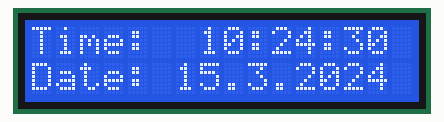
This sketch was run on a simulated Arduino Uno, built with avr-gcc and run on an emulated ATmega328P. Parts: 16×2 character LCD. Wiring (inferred from the names in the program): DS1307 clock at I2C address 0x68. The local clock reads 2024-03-15 10:24:30 at power-on unless the sketch sets it.

Above: at 0.1 s.
At 4.3 s:
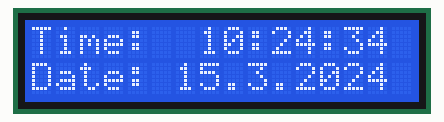
At 9.4 s:
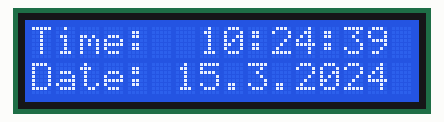
At 18.7 s:
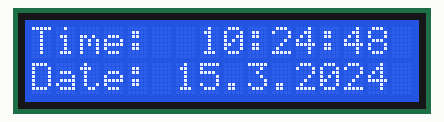
At 28.0 s:
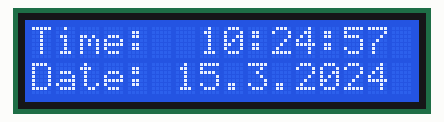
At 38.3 s:
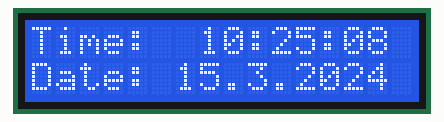

Measured:
- what the display in image 1 shows lasts 1.1 s, from 4.2 s to 5.3 s

The sketch:

RTC_unixtime_I2Caddress.ino
```cpp
#include<Wire.h>
#define TIME_MSG_LEN 11
#define TIME_HEADER 'T'
#include<Time.h>
#include<DS1307RTC.h>
#include <LiquidCrystal_I2C.h>

#define I2C_ADDR 0x27
#define BACKLIGHT_PIN 3
#define En_pin 2
#define Rw_pin  1
#define Rs_pin  0
#define D4_pin  4
#define D5_pin  5
#define D6_pin  6
#define D7_pin  7
LiquidCrystal_I2C  lcd(I2C_ADDR, En_pin, Rw_pin, Rs_pin, D4_pin, D5_pin, D6_pin, D7_pin);
const byte DS1307_CTRL_ID = 0x68;
const byte NumberofFields=7;

int Second;
int Minute;
int Hour;
int Day;
int Wday;
int Month;
int Year;

void setup()
  {
    lcd.begin (16, 2);
  lcd.setBacklightPin(BACKLIGHT_PIN, POSITIVE);
  lcd.setBacklight(HIGH);
    Serial.begin(9600);
    Wire.begin();
    setSyncProvider(RTC.get);


  }

void loop()
  {
    if(Serial.available())
    {
      time_t t=processSyncMessage();
      if(t>0)
        {
          RTC.set(t);
          setTime(t);
        }

    }

    Wire.beginTransmission(DS1307_CTRL_ID);
    Wire.write(0x00);
    Wire.endTransmission();
     // request the 7 data fields (secs,min,hr,dow,date,mth,yr)
    Wire.requestFrom(DS1307_CTRL_ID,NumberofFields);

    Second = bcd2dec(Wire.read()&0x7f);
    Minute = bcd2dec(Wire.read());
    Hour   = bcd2dec(Wire.read()& 0x3f);
    Wday   = bcd2dec(Wire.read());
    Day    = bcd2dec(Wire.read());
    Month  = bcd2dec(Wire.read());
    Year   = bcd2dec(Wire.read());
    Year   = Year+2000; // RTC year 0 is year 2000

     if(timeStatus()!=timeSet)
      lcd.print("unable to sync with RTC");
    else
    digitalClockDisplay();
    delay(1000);
  }

// Convert Binary Coded Decimal (BCD) to Decimal
byte bcd2dec(byte num)
  {
    return((num/16*10)+(num%16));
  }

void digitalClockDisplay()
  {

 lcd.setCursor(0,0);
 lcd.print("Time:");
 lcd.setCursor(7,0);
 lcd.print(Hour);
 printDigits(Minute);
 printDigits(Second);
 lcd.print(" ");

 lcd.setCursor(0,1);
 lcd.print("Date:");
 lcd.setCursor(6,1);
 lcd.print(Day);
 lcd.print(".");
 lcd.print(Month);
 lcd.print(".");
 lcd.print(Year);


  }

void printDigits(int digits)
  {

   lcd.print(":");
    if(digits<10)

    lcd.print('0');
   lcd.print(digits);
  }

time_t processSyncMessage(){
while(Serial.available()>= TIME_MSG_LEN)
    {
      char c=Serial.read();
      Serial.print(c);
      if(c==TIME_HEADER)
      {
        time_t pctime=0;
        for(int i=0;i<TIME_MSG_LEN-1;i++)
          {
            c=Serial.read();
            if(c>='0' && c<='9')
              {
                pctime=(10*pctime)+(c-'0');
              }
          }
          return pctime;
      }
    }
    return 0;
}
```
